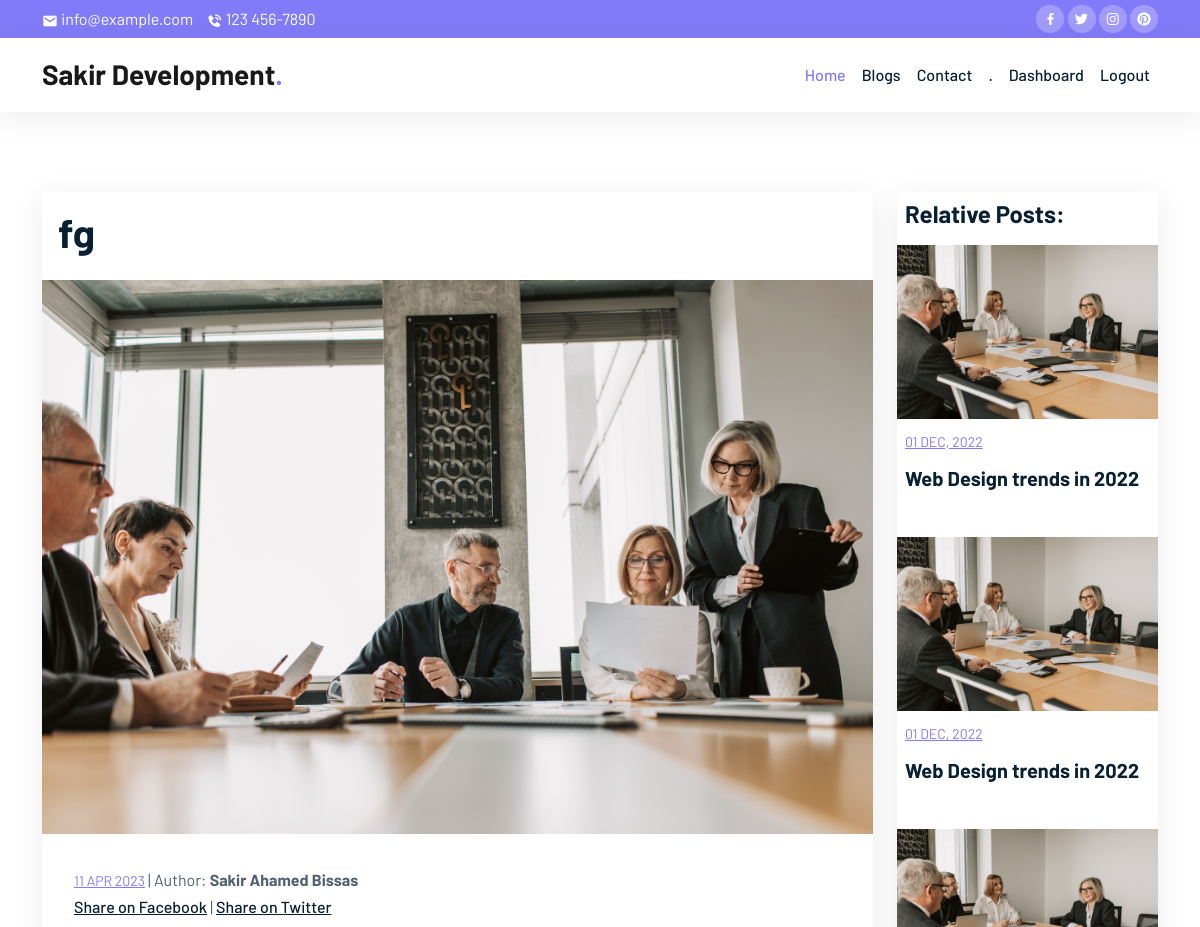
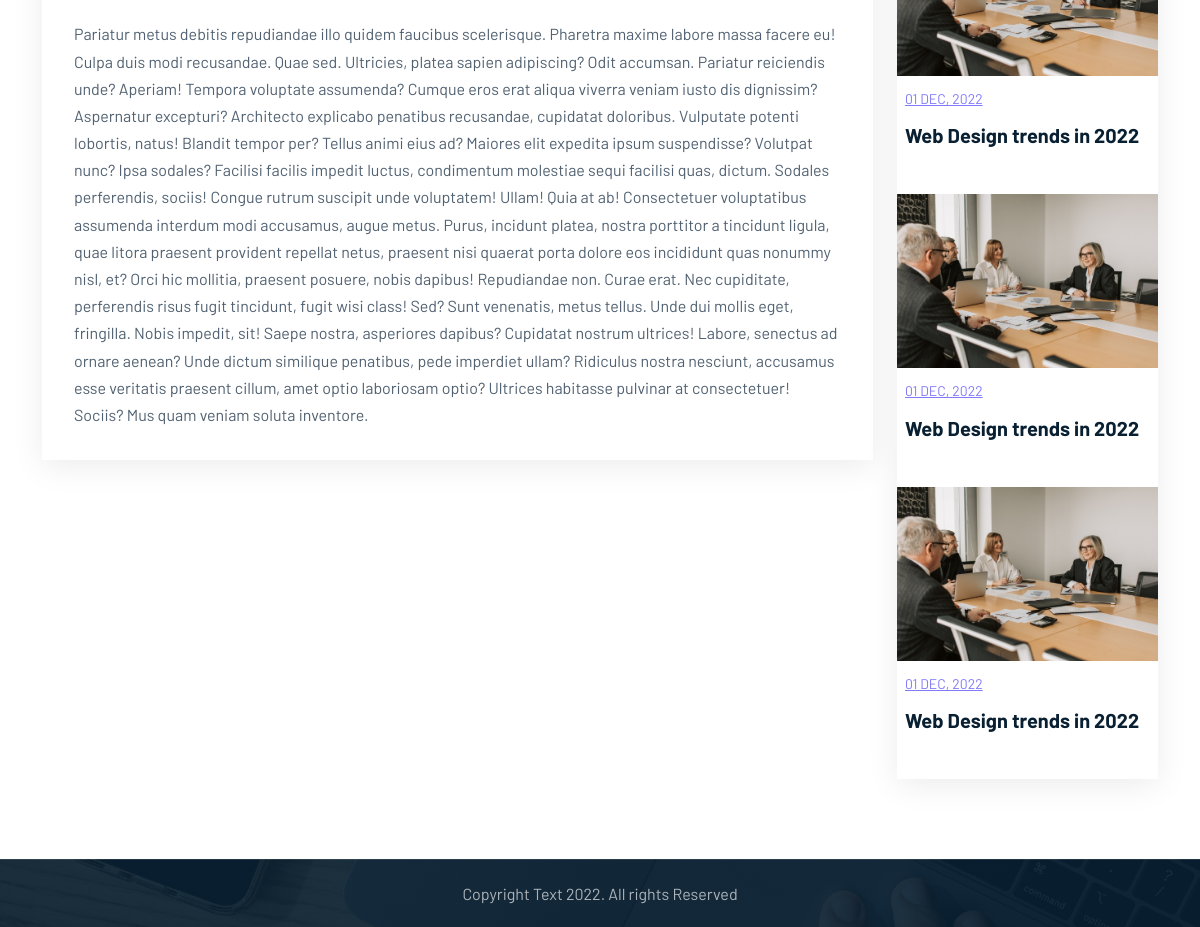
The app's page /single-post.php?id=8 with its own data (2 pictures, top to bottom).
### tables this page shows
CREATE TABLE `blog_posts` (
  `id` int(11) NOT NULL,
  `title` text NOT NULL,
  `description` text NOT NULL,
  `post_image` text NOT NULL,
  `datetime` datetime NOT NULL,
  `status` tinyint(1) NOT NULL,
  `user_id` int(11) NOT NULL
);

CREATE TABLE `users` (
  `id` int(11) NOT NULL,
  `name` varchar(255) NOT NULL,
  `user_email` varchar(100) NOT NULL,
  `password` varchar(255) NOT NULL
);

### single-post.php (the view, shortened to what this page needs)
<?php include_once("db-config.php"); ?>
    <?php include_once("header.php"); ?>
    <?php
      function getPostById($id) {
         global $mysqli;
         $sql = "SELECT  bp.id AS post_id, bp.title, bp.description, bp.post_image, bp.datetime,bp.status, bp.user_id,
                        u.name AS user_name, u.user_email
               FROM
                     blog_posts bp
               INNER JOIN users u ON bp.user_id = u.id
               WHERE
                     bp.id = $id";
         $result = $mysqli->query($sql);
         $post = $result->fetch_assoc();
         return $post;
   }
   $sing_post = [];
   if( isset($_GET['id']) ){
       $sing_post = getPostById($_GET['id']);
   }
   $sing_post = (object) $sing_post;
    ?>
    <section id="">
        <div class="container">
            <div class="row">
                <div class="col-md-9">
                    <article class="blog-post">
                        <h1 class="p-3"><?php echo $sing_post->title; ?></h1>
                        <img src="dashboard/<?php echo $sing_post->post_image; ?>" alt="">
                        <div class="content">
                            <small><?php echo date( 'd M Y', strtotime($sing_post->datetime) ); ?></small> | Author: <b><?php echo $sing_post->user_name; ?></b>
                            <br>
                            <?php
                              $post_title = $sing_post->title;
                              $post_url = "single-post.php?id=15";
                              $facebook_url = "https://www.facebook.com/sharer/sharer.php?u=" . urlencode($post_url);
                              $facebook_link = "<a href=\"" . $facebook_url . "\" target=\"_blank\">Share on Facebook</a>";
                              $twitter_url = "https://twitter.com/intent/tweet?url=" . urlencode($post_url) . "&text=" . urlencode($post_title);
                              $twitter_link = "<a href=\"" . $twitter_url . "\" target=\"_blank\">Share on Twitter</a>";
                              ?>
                              <div>
                                 <?php echo $facebook_link; ?>
                                 |
                                 <?php echo $twitter_link; ?>
                              </div>
                            <br>
                            <?php echo $sing_post->description; ?>
                           </div>
                    </article>
                </div>
                <aside class="col-md-3  ">
                    <div class="bg-white blog-post">
                        <h4 class="p-2">Relative Posts: </h4>
                        <img src="img/project4.jpg" alt="">
                        <div class="p-2">
                            <small>01 Dec, 2022</small>
                            <h5>Web Design trends in 2022</h5>
                        </div>
                        <br>
                        <img src="img/project4.jpg" alt="">
                        <div class="p-2">
                            <small>01 Dec, 2022</small>
                            <h5>Web Design trends in 2022</h5>
                        </div>
                        <br>
                        <img src="img/project4.jpg" alt="">
                        <div class="p-2">
                            <small>01 Dec, 2022</small>
                            <h5>Web Design trends in 2022</h5>
                        </div>
                        <br>
                        <img src="img/project4.jpg" alt="">
                        <div class="p-2">
                            <small>01 Dec, 2022</small>
                            <h5>Web Design trends in 2022</h5>
                        </div>
                        <br>
                        <img src="img/project4.jpg" alt="">
                        <div class="p-2">
                            <small>01 Dec, 2022</small>
                            <h5>Web Design trends in 2022</h5>
                        </div>
                        <br>
                    </div>
                </aside>
            </div>
        </div>
  </section>
<?php include_once("footer.php"); ?>

### css/style.css (style rules this page uses)
:root { --brand: #827bf9; --dark: #092032; --body: #516171; --border: rgba(0,0,0,0.08); --shadow: 0px 6px 30px rgba(0, 0, 0, 0.08); }
body { font-family: "Barlow", sans-serif; color: var(--body); line-height: 1.7; }
h1,h2,h3,h4,h5,h6, .display-1,.display-2,.display-3,.display-4 { font-weight: 700; color: var(--dark); }
img { width: 100%; }
a { color: var(--dark); transition: all 0.4s ease; font-weight: 500; }
section { padding-top: 80px; padding-bottom: 80px; }
.blog-post { position: relative; background-color: #fff; box-shadow: var(--shadow); }
.blog-post .content { padding: 32px; }
.blog-post h5 { margin-top: 12px; margin-bottom: 12px; }
.blog-post small { text-transform: uppercase; color: var(--brand); text-decoration: underline; }

### records on screen
blog_posts: title "fg", post_image (picture), datetime "11 APR 2023", user.name "Sakir Ahamed Bissas", description "Pariatur metus debitis repudiandae illo quidem faucibus scelerisque. Pharetra maxime labore massa facere eu! Culpa duis modi recusandae. Quae sed. Ultricies, platea sapien adipiscing? Odit accumsan. Pariatur reiciendis unde? Aperiam! Tempora voluptate assumenda? Cumque eros erat aliqua viverra veniam iusto dis dignissim? Aspernatur excepturi? Architecto explicabo penatibus recusandae, cupidatat doloribus. Vulputate potenti lobortis, natus! Blandit tempor per? Tellus animi eius ad? Maiores elit expedita ipsum suspendisse? Volutpat nunc? Ipsa sodales? Facilisi facilis impedit luctus, condimentum molestiae sequi facilisi quas, dictum. Sodales perferendis, sociis! Congue rutrum suscipit unde…"
